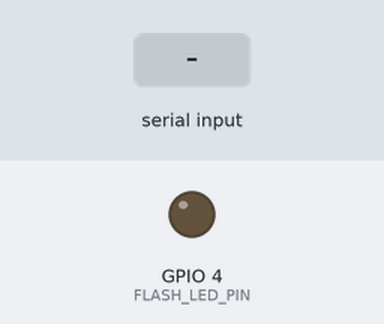
The sketch below on a simulated ESP32. On the bench: output pins drawn as LEDs (lit = HIGH). Inputs (shaded band) come from the test bench. Storage starts empty; the camera gives no picture; what the sketch prints to the serial monitor is not drawn.

Above: at 1.5 s.
1.6 s: "PHOTO\n" received over Serial
At 1.82 s:
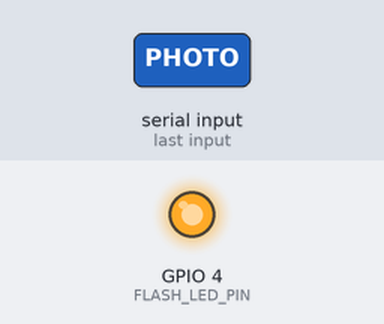
Timing chart, 0 to 4.6 s (numbered marks = the images above; inputs shaded):
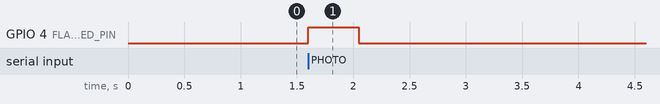

Measured:
- after the input at 1.6 s, GPIO 4 (FLASH_LED_PIN): LOW → HIGH at once, → LOW 0.45 s later

The sketch:

AntiTheftSystemESP32CAM.ino
```cpp
/*
 * ANTI-THEFT SYSTEM — ESP32-CAM
 * Captures photo on PHOTO command, saves to SD card, streams over UART.
 * Board: AI Thinker ESP32-CAM
 *
 * Protocol on PHOTO command:
 *   1. "CAM_OK: Photo saved /photo_N.jpg (X KB)\n"
 *   2. "IMG:<byte-count>\n"
 *   3. Raw JPEG bytes in 512-byte chunks
 *   4. "IMG_END\n"
 */

#include "esp_camera.h"
#include "FS.h"
#include "SD_MMC.h"

#define PWDN_GPIO_NUM     32
#define RESET_GPIO_NUM    -1
#define XCLK_GPIO_NUM      0
#define SIOD_GPIO_NUM     26
#define SIOC_GPIO_NUM     27
#define Y9_GPIO_NUM       35
#define Y8_GPIO_NUM       34
#define Y7_GPIO_NUM       39
#define Y6_GPIO_NUM       36
#define Y5_GPIO_NUM       21
#define Y4_GPIO_NUM       19
#define Y3_GPIO_NUM       18
#define Y2_GPIO_NUM        5
#define VSYNC_GPIO_NUM    25
#define HREF_GPIO_NUM     23
#define PCLK_GPIO_NUM     22
#define FLASH_LED_PIN      4

const int WARMUP_FRAMES = 2;
int photoCount = 0;

void setup() {
  Serial.begin(115200);
  pinMode(FLASH_LED_PIN, OUTPUT);
  digitalWrite(FLASH_LED_PIN, LOW);

  camera_config_t config;
  config.ledc_channel = LEDC_CHANNEL_0;
  config.ledc_timer   = LEDC_TIMER_0;
  config.pin_d0       = Y2_GPIO_NUM;
  config.pin_d1       = Y3_GPIO_NUM;
  config.pin_d2       = Y4_GPIO_NUM;
  config.pin_d3       = Y5_GPIO_NUM;
  config.pin_d4       = Y6_GPIO_NUM;
  config.pin_d5       = Y7_GPIO_NUM;
  config.pin_d6       = Y8_GPIO_NUM;
  config.pin_d7       = Y9_GPIO_NUM;
  config.pin_xclk     = XCLK_GPIO_NUM;
  config.pin_pclk     = PCLK_GPIO_NUM;
  config.pin_vsync    = VSYNC_GPIO_NUM;
  config.pin_href     = HREF_GPIO_NUM;
  config.pin_sscb_sda = SIOD_GPIO_NUM;
  config.pin_sscb_scl = SIOC_GPIO_NUM;
  config.pin_pwdn     = PWDN_GPIO_NUM;
  config.pin_reset    = RESET_GPIO_NUM;
  config.xclk_freq_hz = 20000000;
  config.pixel_format = PIXFORMAT_JPEG;
  config.frame_size   = FRAMESIZE_VGA;
  config.jpeg_quality = 12;
  config.fb_count     = 1;

  if (psramFound()) {
    config.fb_count     = 2;
  } else {
    config.frame_size = FRAMESIZE_CIF;
  }

  if (esp_camera_init(&config) != ESP_OK) {
    Serial.println("CAM_ERROR: Camera init failed");
    return;
  }

  if (!SD_MMC.begin()) {
    Serial.println("CAM_ERROR: SD init failed");
    return;
  }

  Serial.println("CAM_READY");
}

void loop() {
  if (Serial.available()) {
    String command = Serial.readStringUntil('\n');
    command.trim();
    if (command == "PHOTO") {
      takePhoto();
    }
  }
}

void takePhoto() {
  digitalWrite(FLASH_LED_PIN, HIGH);
  delay(100);

  // Warm-up: discard frames to flush stale data and let AE/AWB settle
  for (int i = 0; i < WARMUP_FRAMES; i++) {
    camera_fb_t *wb = esp_camera_fb_get();
    if (wb) esp_camera_fb_return(wb);
    delay(80);
  }

  // Capture single keeper frame
  camera_fb_t *sendFb = esp_camera_fb_get();
  if (!sendFb) {
    Serial.println("CAM_ERROR: Capture failed");
    digitalWrite(FLASH_LED_PIN, LOW);
    return;
  }

  photoCount++;
  String filename = "/photo_" + String(photoCount) + ".jpg";
  File file = SD_MMC.open(filename, FILE_WRITE);
  if (file) {
    size_t written = file.write(sendFb->buf, sendFb->len);
    file.close();
    if (written != sendFb->len) Serial.println("CAM_ERROR: SD write incomplete");
  }

  Serial.println("CAM_OK: Photo saved " + filename + " (" + String(sendFb->len / 1024) + " KB)");

  digitalWrite(FLASH_LED_PIN, LOW);

  // Send photo over UART
  Serial.println("IMG:" + String(sendFb->len));
  delay(50);

  size_t sent = 0;
  while (sent < sendFb->len) {
    size_t toSend = sendFb->len - sent;
    if (toSend > 512) toSend = 512;
    Serial.write(sendFb->buf + sent, toSend);
    Serial.flush();
    sent += toSend;
    delay(5);
  }

  delay(50);
  Serial.println("IMG_END");

  esp_camera_fb_return(sendFb);

  // Defense-in-depth: discard any duplicate PHOTO command that arrived
  // during capture/streaming so it cannot spawn a phantom burst.
  while (Serial.available()) Serial.read();
}
```
